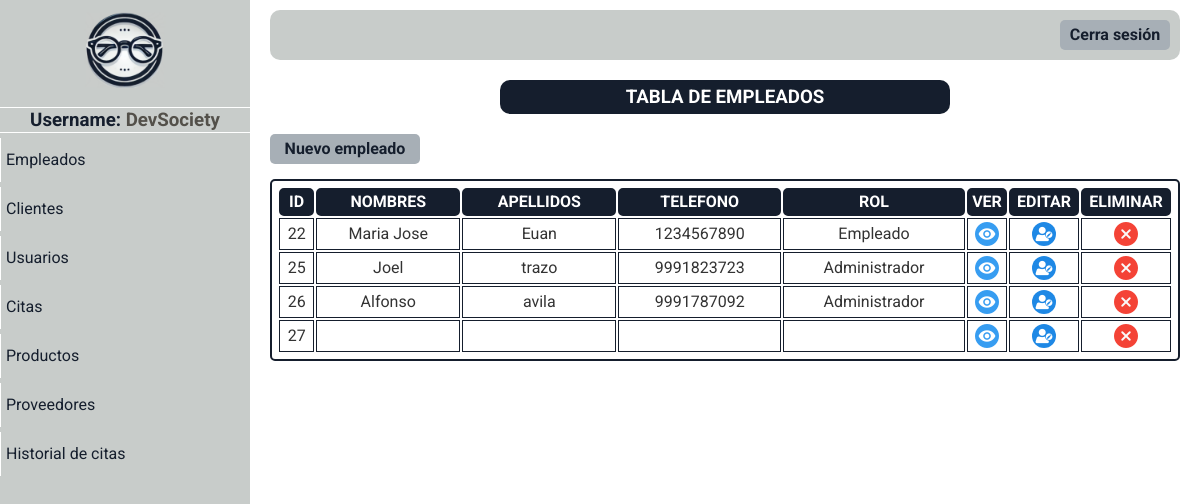
Screenshot of /paginas/mostrar_empleados.php (signed in) with the database file from the repository.
### tables this page shows
CREATE TABLE `empleados` (
  `id_empleado` int(10) NOT NULL,
  `nombres` varchar(100) DEFAULT NULL,
  `apellidos` varchar(100) DEFAULT NULL,
  `correo` varchar(100) DEFAULT NULL,
  `telefono` varchar(15) DEFAULT NULL,
  `direccion` varchar(255) DEFAULT NULL,
  `rol` varchar(50) DEFAULT NULL,
  `fecha_contratacion` date DEFAULT NULL,
  `usuario` varchar(50) DEFAULT NULL,
  `contrasena` varchar(255) DEFAULT NULL,
  `libre` varchar(100) DEFAULT NULL
);

### paginas/mostrar_empleados.php (the view, shortened to what this page needs)
<!DOCTYPE html>
<html lang="es">
<head>
</head>
<body>
    <?php include "menu_panel.php";
    ?>
    <div class="usuarios-content main-content">
        <div class="titulo">
            <h3>TABLA DE EMPLEADOS</h3>
        </div>
        <div class="opciones-btn">
            <div class="btn-nuevo-cliente btn">
                <a href="registrar_empleado.php">Nuevo empleado</a>
            </div>
        </div>
        <table>
            <tr>
                <th>ID</th>
                <th>NOMBRES</th>
                <th>APELLIDOS</th>
                <th>TELEFONO</th>
                <th>ROL</th>
                <th>VER</th>
                <th>EDITAR</th>
                <th>ELIMINAR</th>
            </tr>
            <?php
            require "../php/conexion.php";
            $datos_usuario = "SELECT * FROM empleados where id_empleado >= '2' AND id_empleado != '1' ORDER BY id_empleado ASC";
            $resultado = mysqli_query($conectar, $datos_usuario);
            while ($fila = mysqli_fetch_assoc($resultado)) { ?>
                <tr>
                    <td> <?php echo "$fila[id_empleado]" ?></td>
                    <td> <?php echo "$fila[nombres]" ?></td>
                    <td> <?php echo "$fila[apellidos]" ?></td>
                    <td> <?php echo "$fila[telefono]" ?></td>
                    <td> <?php echo "$fila[rol]" ?></td>
                    <td class="btn-ver"> <a href="../paginas/ver_empleado.php?origen=empleados&id=<?php echo $fila['id_empleado']; ?>"><img src="../imagenes/ojo.png" alt=""></a></td>
                    <td class="btn-editar"> <a href="../paginas/editar_empleado.php?origen=empleados&id=<?php echo $fila['id_empleado']; ?>"><img src="../imagenes/edit.png" alt=""></a></td>
                    <td class="btn-eliminar"> <a href="#" onClick="validar('../php/delete_empleado.php?id=<?php echo $fila['id_empleado']; ?>','<?php echo addslashes($fila['nombres'])." ".addslashes($fila['apellidos']); ?>');"><img src="../imagenes/borrar.png" alt=""></a></td>
                </tr>
            <?php
            }
            ?>
        </table>
    </div>
</body>
</html>

### paginas/menu_panel.php (shortened to what this page needs)
<?php
require '../php/conexion.php';
$query_empleado = "SELECT rol, usuario FROM empleados WHERE id_empleado = ? LIMIT 1";
$consulta_empleado = $conectar->prepare($query_empleado);
$consulta_empleado->bind_param("s", $_SESSION['id']);
$consulta_empleado->execute();
$resultado_empleado = $consulta_empleado->get_result();
$info_empleado = $resultado_empleado->fetch_assoc();
if($resultado_empleado->num_rows > 0){
    if ($_SESSION['rol'] == 'Administrador') {
        $options = '
        <a href="./mostrar_empleados.php">Empleados</a>
        <a href="./mostrar_clientes.php">Clientes</a>
        <a href="./mostrar_usuarios.php">Usuarios</a>
        <a href="./mostrar_citas.php">Citas</a>
        <a href="./mostrar_productos.php">Productos</a>
        <a href="./mostrar_proveedores.php">Proveedores</a>
        <a href="#">Historial de citas</a>
    ';
} else if ($_SESSION['rol'] == 'Empleado') {
    $options = '
        <a href="#">Citas</a>
        <a href="./mostrar_clientes.php">Clientes</a>
        <a href="./mostrar_productos.php">Productos</a>
        <a href="./mostrar_proveedores.php">Proveedores</a>
        <a href="#">Historial de citas</a>
        ';
    }
}else{
    require "../php/salir.php";
}
?>
<!DOCTYPE html>
<html lang="en">
<head>
    <link rel="stylesheet" href="../css/normalize.css">
    <link rel="stylesheet" href="../css/style.css" />
</head>
<body>
    <div class="container-menu-lateral">
        <div class="sidebar">
            <div class="sidebar-logo">
                <a href="./dashboard.php"><img src="../imagenes/logo.png" alt=""></a>
            </div>
            <hr>
            <h3>Username: <span><?php echo $info_empleado['usuario'] ?></span></h3>
            <hr>
            <div class="btn-sidebar">
                <?php echo $options?>
            </div>
        </div>
    </div>
    <div class="main-content">
        <header class="header">
            <div class="btn-cerrar-sesion btn"><a href="../php/salir.php">Cerra sesión</a></div>
        </header>
    </div>
</body>
</html>

### css/style.css (style rules this page uses)
:root { --color0: #ffffff; --color1: #c8ccca; --color2: #151e2d; --color3: #a7afb6; --color4: #53504a; }
* { box-sizing: border-box; margin: 0; padding: 0; }
*, *::before, *::after { box-sizing: inherit; }
html { font-size: 62.5%; box-sizing: border-box; }
body { font-family: "Roboto"; font-size: 16px; line-height: 24px; color: #333; height: 100vh; }
.main-content { flex-grow: 1; padding: 10px 20px; margin-left: 250px; }
.btn { display: flex; cursor: pointer; width: 110px; height: 30px; background-color: var(--color3); justify-content: center; align-items: center; border-radius: 5px; font-weight: bold; }
.btn a { display: flex; color: var(--color2); text-decoration: none; height: 100%; width: 100%; justify-content: center; transition: 0.4s ease-out; align-items: center; }
.opciones-btn { display: flex; gap: 10px; margin-top: 20px; }
.container-menu-lateral { display: flex; height: 100%; position: fixed; }
.sidebar { text-align: center; width: 250px; background-color: var(--color1); color: var(--color0); }
.sidebar h3 { color: var(--color2); }
.sidebar hr { max-width: 250px; background-color: var(--color0); height: 1px; border: none; }
.btn-sidebar a { text-align: start; display: flex; align-items: center; color: var(--color2); text-decoration: none; padding: 10px 5px; margin: 5px 0; width: 100%; border-left: var(--color0) solid 0.5px; transition: font-size 0.2s ease-out; }
.sidebar-logo img { width: 100px; }
.header { display: flex; align-items: center; justify-content: end; background-color: var(--color1); height: 50px; border-radius: 10px; padding: 10px; }
.titulo { width: 450px; text-align: center; margin: auto; background-color: var(--color2); padding: 5px; color: var(--color0); border-radius: 10px; margin-bottom: 5px; }
table { border: var(--color2) solid 2px; margin: auto; margin-top: 15px; padding: 5px; width: 100%; border-radius: 5px; }
th { background-color: var(--color2); border: 2px var(--color2) solid; color: var(--color0); border-radius: 5px; }
td { text-align: center; border: var(--color2) solid 1px; }
td a { display: flex; justify-content: center; align-items: center; padding: 3px 0; }
.btn-editar img { border-radius: 100%; }
.btn-eliminar { width: 90px; transition: 0.3s ease-out; }
.btn-editar { width: 70px; transition: 0.3s ease-out; }
.btn-ver { width: 40px; transition: 0.3s ease-out; }
.btn-nuevo-cliente { width: 150px; }
span { color: var(--color4); }

### rows the page displays
empleados: usuario "DevSociety"
empleados: id_empleado "22", nombres "Maria Jose", apellidos "Euan", telefono "1234567890", rol "Empleado"
empleados: id_empleado "25", nombres "Joel", apellidos "trazo", telefono "9991823723", rol "Administrador"
empleados: id_empleado "26", nombres "Alfonso", apellidos "avila", telefono "9991787092", rol "Administrador"
empleados: id_empleado "27"
